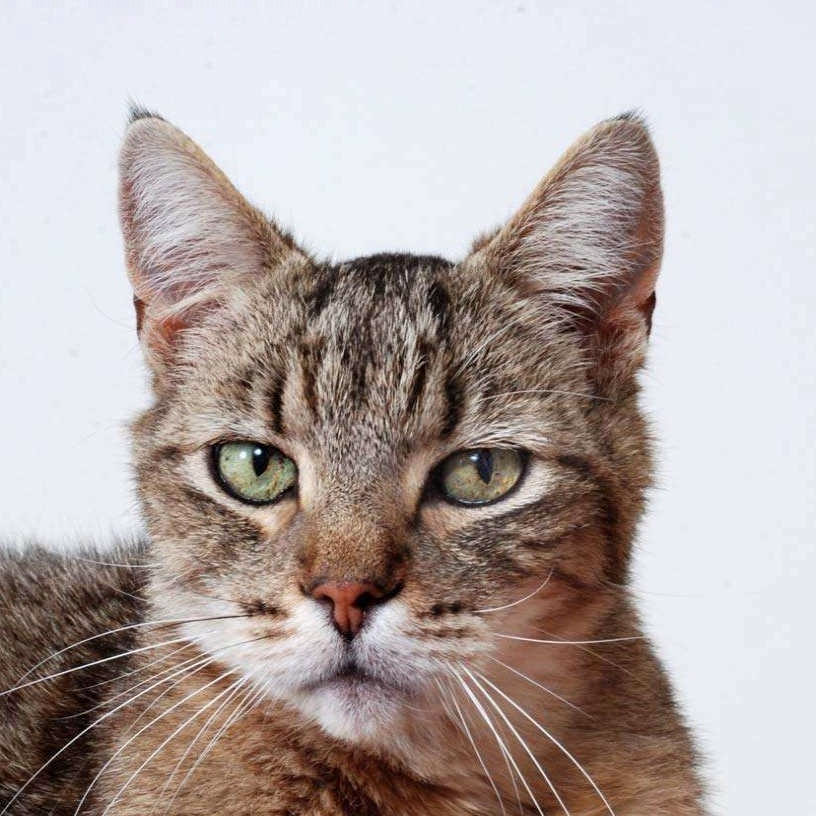
#> input picture cat_secret.png, 816 x 816 px
$ python compression.py
#> lines starting #> are read from the running program, lines starting #| are printed output that depends on the picture
### prep.py
#Import Libraries
import cv2
import numpy as np


#DCT Quantiztion Table given by JPEG

QUANT_TABLE = 			np.asarray([
                                        [16, 11, 10, 16,  24, 40,   51,  61],
                                        [12, 12, 14, 19,  26, 58,   60,  55],
                                        [14, 13, 16, 24,  40, 57,   69,  56],
                                        [14, 17, 22, 29,  51, 87,   80,  62],
                                        [18, 22, 37, 56,  68, 109, 103,  77],
                                        [24, 36, 55, 64,  81, 104, 113,  92],
                                        [49, 64, 78, 87, 103, 121, 120, 101],
                                        [72, 92, 95, 98, 112, 100, 103,  99]
                                      ],
                                      dtype = np.float32)


# Splits an image into 8x8 blocks
def split_image(h,w,image):
    splitted = np.split(image,int(h/8),axis=0)
    blks = [np.split(k,int(w/8),axis=1) for k in splitted]
    return blks

# Converts the image matrix to its original dimensions (stego image)
def orig_dim_image(image):
    return np.block(image)

### HuffManCoding.py
# string = "BCAADDDCCACACAC"

class Node:

	def __init__(self,data,left = None, right = None):
		self.left = left
		self.right = right
		self.data = data


def huffManTree(string):
	codefreq = {}

	for chars in string:
		if chars in codefreq:
			codefreq[chars] += 1
		else:
			codefreq[chars] = 1

	myVals = list(codefreq.values())

	pQueue = [Node(myVals[i]) for i in range(len(myVals))]
	while len(pQueue)>1:
		pQueue.sort(key=lambda x:x.data)
		z = Node(data=None)
		sumz = pQueue[0].data+pQueue[1].data
		# print(pQueue[0].data,pQueue[1].data)
		z.left = pQueue[0]
		pQueue.pop(0)
		z.right = pQueue[0]
		pQueue.pop(0)
		z.data = sumz
		pQueue = [z]+pQueue
	return pQueue[0],codefreq


# myTree = huffManTree()[0]
huffman_dict = {}
huffman_dict1 = {}
def PreOrder(root,freq,s=''):
	# print(freq)
	if root.left == None and root.right == None:
		# print(str(root.data)+" : "+s)
		for key,val in freq.items():
			if root.data == val:
				huffman_dict[s] = key
				huffman_dict1[key] = s
				del freq[key]
				break
		# huffman_dict[list(freq.keys())[list(freq.values()).index(root.data)]] = s
		return
	# print(root.data)
	PreOrder(root.left,freq,s+'0')
	PreOrder(root.right,freq,s+'1')
	return huffman_dict,huffman_dict1
# code_dict = PreOrder(myTree)
# print(code_dict)

### compression.py
import sys
import cv2
import numpy as np
import prep as p
import HuffManCoding as hcoding

# cover_image_loc = "./"+str(input("Choose a cover image in PNG format: "))
np.set_printoptions(threshold=sys.maxsize)
uncompressed_image = "./cat_secret.png"
# [7 lines of commented-out code are left out]
read_cover_image = cv2.imread(uncompressed_image,flags = cv2.IMREAD_COLOR)
#> read_cover_image is the input picture: shape (816, 816, 3); mean B, G, R 165, 167.4, 178.6
height = read_cover_image.shape[0]
#> height = 816
width = read_cover_image.shape[1]
#> width = 816
if height%8: height+=(8-height%8)
if width%8: width+=(8-width%8)
# width = height
req_dim = height
#> req_dim = 816
if height>width: req_dim = width
new_valid_dim = (width,height)
#> new_valid_dim = (816, 816)
padded_image = cv2.resize(read_cover_image,new_valid_dim)
# cover_image_float = np.float32(padded_image)
cover_image_float = np.float32(padded_image)
converted = cv2.cvtColor(cover_image_float,cv2.COLOR_BGR2YCrCb)
#> converted: shape (816, 816, 3) float32; mean of channels 0, 1, 2 170.5, 6.3, -2.6

# split the matrix into different channels of YCrCb
new_operable_mat = [p.split_image(height,width,converted[:,:,0]),p.split_image(height,width,converted[:,:,1]),p.split_image(height,width,converted[:,:,2])]
#> in split_image, `splitted = np.split(image,int(h/8),axis=0)`: splitted = 102 items
#> in split_image, `splitted = np.split(image,int(h/8),axis=0)`:
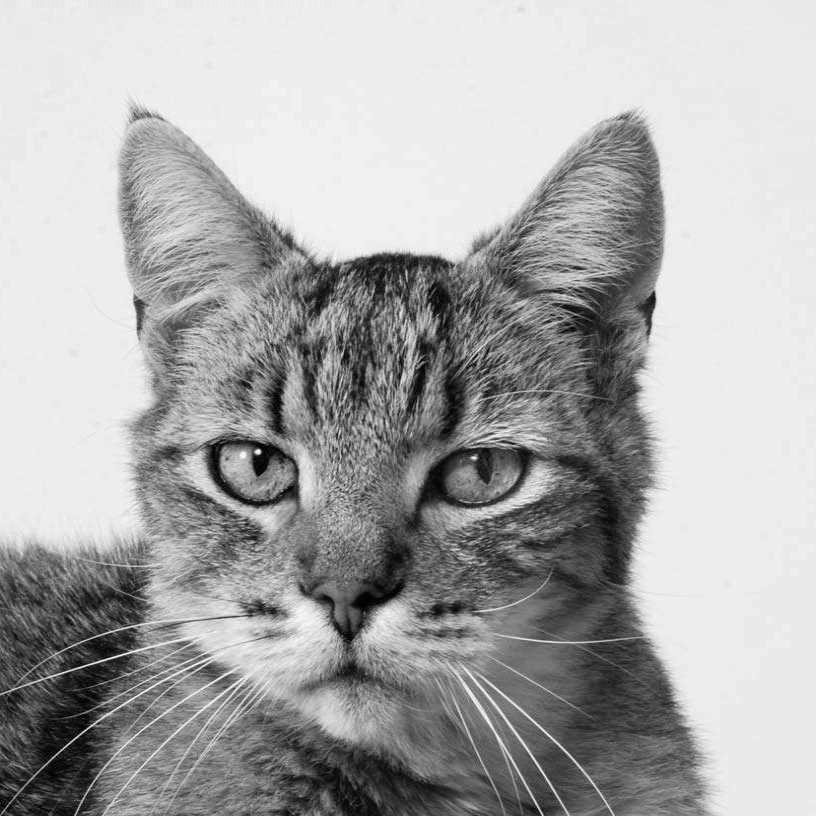
#> image: shape (816, 816) float32; min 0, max 255, mean 170.5
#> call 2 of split_image, with h = 816, w = 816
#> in split_image (call 2), `splitted = np.split(image,int(h/8),axis=0)`:
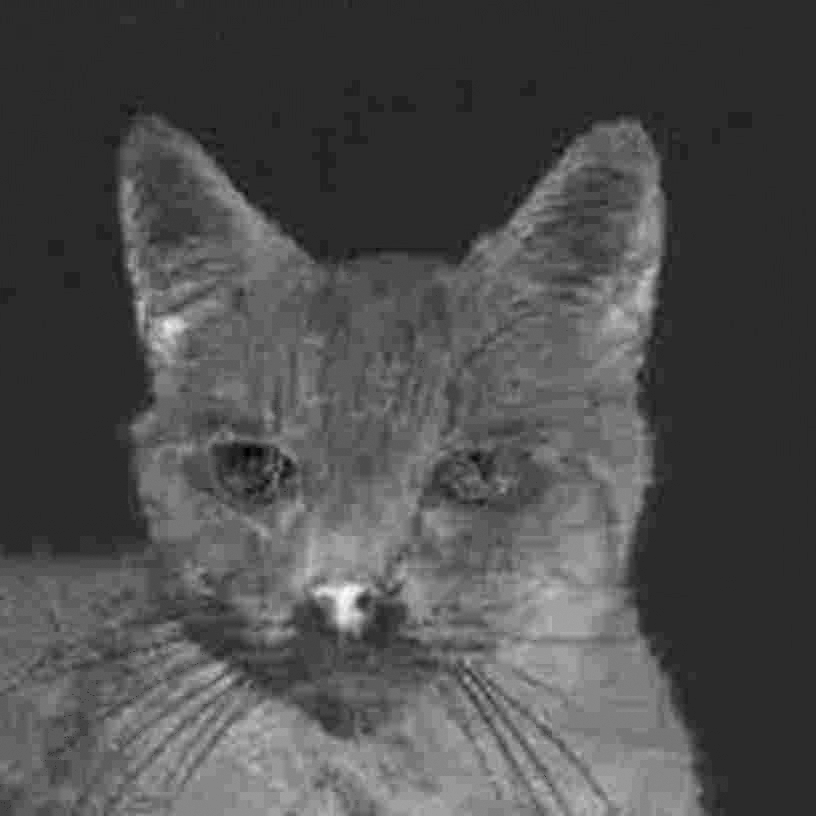
#> image: shape (816, 816) float32; min -12.18, max 48.11, mean 6.3; drawn with min black and max white
#> call 3 of split_image, with h = 816, w = 816
#> in split_image (call 3), `splitted = np.split(image,int(h/8),axis=0)`:
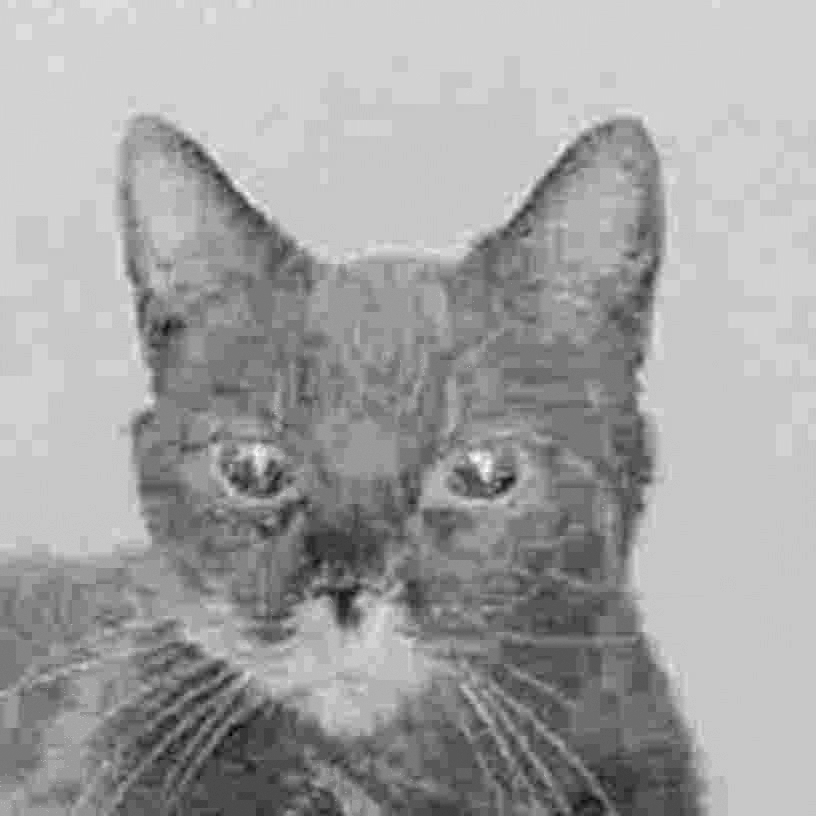
#> image: shape (816, 816) float32; min -31.57, max 13.86, mean -2.57; drawn with min black and max white
huffman_list = []

for channels in range(3):
    dct_2 = [[cv2.dct(x) for x in new_operable_mat[channels][i]] for i in range(int(height/8))]
    # Quantization stage
    quantized = [[np.around(np.divide(x,p.QUANT_TABLE)) for x in dct_2[i]] for i in range(int(height/8))]
    items = np.array(quantized).flatten()
    # print(items)
    for m in items:
    	huffman_list.append(str(m))
#> after the loop, huffman_list = 1997568 items

# print(huffman_list)
myHuffmanTree = hcoding.huffManTree(huffman_list)
#> the loop in huffManTree, `for chars in string:` made 1997568 passes
#> chars on passes 1 to 3: '116.0', '1.0', '-0.0'
#> after the loop in huffManTree, `for chars in string:`: codefreq = 168 items
#> in huffManTree, `myVals = list(codefreq.values())`: myVals = 168 values, max 1332972 at index 3, min 1 at index 153, mean 11890.3
#> in huffManTree, `pQueue = [Node(myVals[i]) for i in range(len(myVals))]`: pQueue = 168 items
#> the loop in huffManTree, `while len(pQueue)>1:` made 167 passes
#> (sumz, z.data) on passes 1 to 3: (2, 2), (2, 2), (2, 2)
#> after the loop in huffManTree, `while len(pQueue)>1:`: pQueue = 1 item
mySymbols = hcoding.PreOrder(myHuffmanTree[0],myHuffmanTree[1])
print(mySymbols)
#> (printed output is left out)

$ run again, with 250px-DCT-8x8.png copied over cat_secret.png
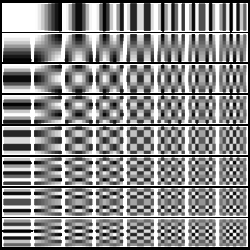
#> input picture 250px-DCT-8x8.png, 250 x 250 px
#> read_cover_image is the input picture: shape (250, 250, 3); min 0, max 255, mean 137.7
#> `padded_image = cv2.resize(read_cover_image,new_valid_dim)`:
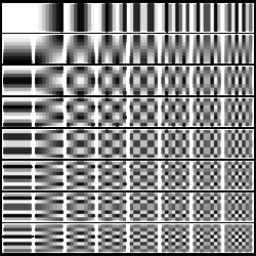
#> padded_image: shape (256, 256, 3); min 0, max 255, mean 137.5
#> converted: shape (256, 256, 3) float32; mean of channels 0, 1, 2 137.5, 0.5, 0.5
#> splitted = 32 items
#> after the loop `for channels in range(3):`: huffman_list = 196608 items
#> the loop in huffManTree, `for chars in string:` made 196608 passes
#> chars on passes 1 to 3: '58.0', '-37.0', '-28.0'
#> after the loop in huffManTree, `for chars in string:`: codefreq = 182 items
#> myVals = 182 values, max 104733 at index 4, min 1 at index 25, mean 1080.3
#> in huffManTree, `pQueue = [Node(myVals[i]) for i in range(len(myVals))]`: pQueue = 182 items
#> the loop in huffManTree, `while len(pQueue)>1:` made 181 passes
#> (sumz, z.data) on passes 1 to 3: (2, 2), (2, 2), (2, 2)
#> after the loop in huffManTree, `while len(pQueue)>1:`: pQueue = 1 item
#> (printed output is left out)
